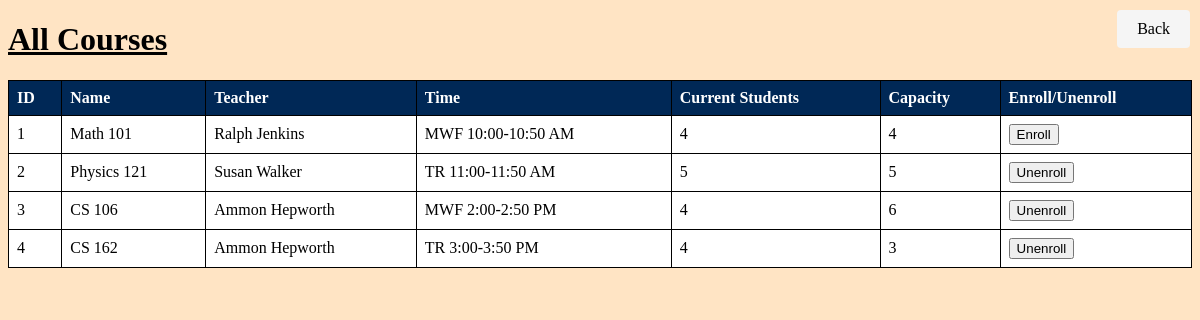
Screenshot of /all-courses (signed in) with the database file from the repository.
### login_example.py (models this page shows)
class Course(db.Model):
    id = db.Column(db.Integer, primary_key=True)
    name = db.Column(db.String(100), nullable=False)
    teacher = db.Column(db.String(100), nullable=False)
    time = db.Column(db.String(100), nullable=False)
    current_students = db.Column(db.Integer, default=0)
    capacity = db.Column(db.Integer, nullable=False)
    users = db.relationship("User", secondary="user_course" ,backref="Course")
    grades = db.relationship("Grade", backref="Course")

### login_example.py (the view)
@app.route('/all-courses')
@login_required
def all_courses():
    courses = Course.query.all()
    user = User.query.filter_by(username=current_user.username).first()
    return render_template('all_courses.html', courses=courses, user = user)

### login_example.py (called while the page is built)
@login_manager.user_loader
def load_user(user_id):
    return User.query.get(int(user_id))

### templates/all_courses.html (shortened to what this page needs)
<!DOCTYPE html>
<html lang="en">
<head>
</head>
<body>
    <h1>All Courses</h1>
    <table>
        <thead>
            <tr>
                <th>ID</th>
                <th>Name</th>
                <th>Teacher</th>
                <th>Time</th>
                <th>Current Students</th>
                <th>Capacity</th>
                <th>Enroll/Unenroll</th>
            </tr>
        </thead>
        <tbody>
            {% for course in courses %}
            <tr>
                <td>{{ course.id }}</td>
                <td>{{ course.name }}</td>
                <td>{{ course.teacher }}</td>
                <td>{{ course.time }}</td>
                <td>{{ course.current_students }}</td>
                <td>{{ course.capacity }}</td>
                <td>
                    <form action="/enroll_course" method="POST">
                    {% if course.current_students <= course.capacity or user in course.users%}
                        {% if user in course.users %}
                            <button type="submit">Unenroll</button>
                        {% else %}
                            <button type="submit">Enroll</button>
                        {% endif %}
                    {% endif %}
                    </form>
                </td>
            </tr>
            {% endfor %}
        </tbody>
    </table>
    <a href="{{ url_for('courses') }}" class="back">Back</a>
</body>
</html>

### templates/all_courses.html (style rules this page uses)
table { border-collapse: collapse; width: 100%; background-color: white; }
th, td { border: 1px solid black; text-align: left; padding: 8px; }
th { background-color: #002856; color: white; }
tr:nth-child(even) { background-color: white; }
a { color: #002856; text-decoration: none; }
.back { position: fixed; top: 10px; right: 10px; padding: 10px 20px; background-color: whitesmoke; color: black; text-decoration: none; border-radius: 4px; }
body { background-color: bisque; }
h1 { text-decoration: underline; }

### rows the page displays
Course: id "1", name "Math 101", teacher "Ralph Jenkins", time "MWF 10:00-10:50 AM", current_students "4", capacity "4", shows "Enroll"
Course: id "2", name "Physics 121", teacher "Susan Walker", time "TR 11:00-11:50 AM", current_students "5", capacity "5", shows "Unenroll"
Course: id "3", name "CS 106", teacher "Ammon Hepworth", time "MWF 2:00-2:50 PM", current_students "4", capacity "6", shows "Unenroll"
Course: id "4", name "CS 162", teacher "Ammon Hepworth", time "TR 3:00-3:50 PM", current_students "4", capacity "3", shows "Unenroll"
